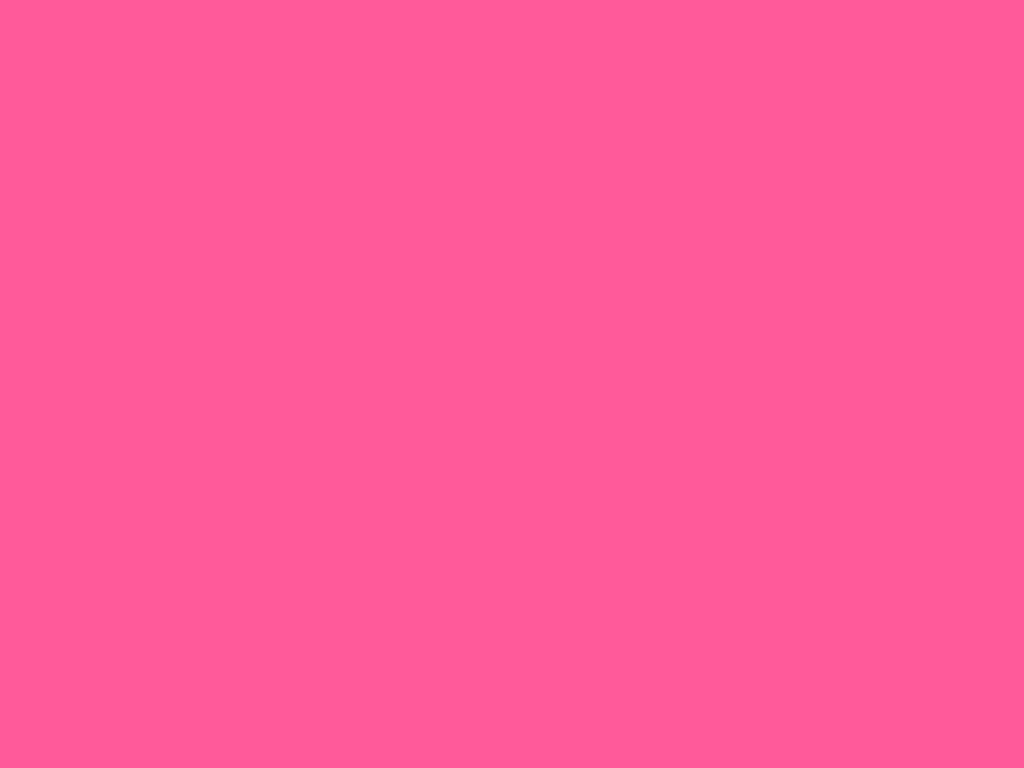
Frame 1 (no input)
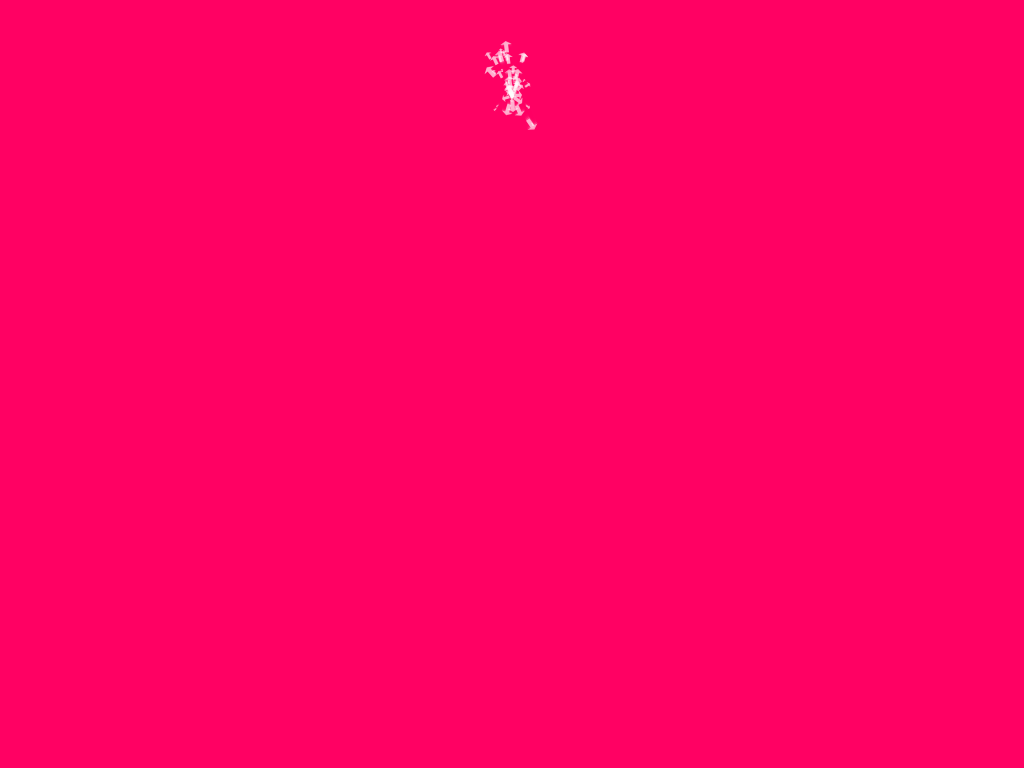
Frame 60 (no input)
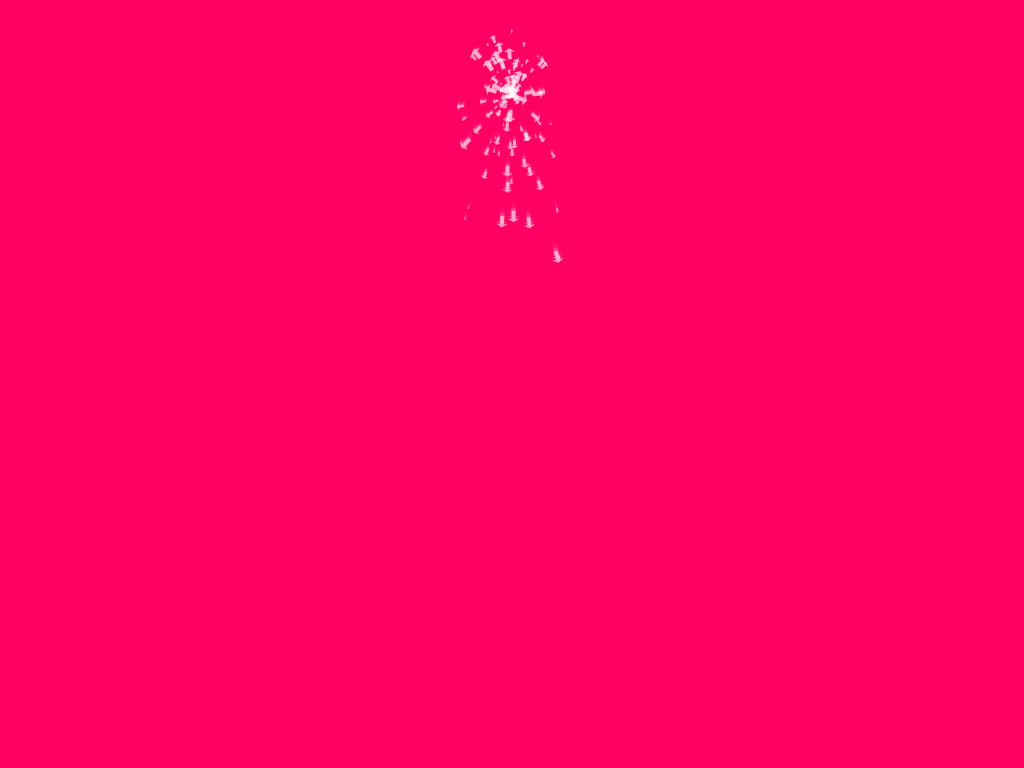
Frame 120 (the mouse pressed at the canvas centre since frame 60)

The p5.js sketch that drew these frames (run headless with seeded random() and noise() and a simulated clock; from frame 60 on, the mouse is pressed at the canvas centre):

// p5.js sketch
// ── sketch.js
// Ira Greenberg
// Nature & Code
// Center of Creative Computation | SMU
// August 18, 2021

// Description:
// Simple particle system utilizing
// an image particle with
// orientation based on its
// movement vector.

// Note:
// Image removed due to P2D incompatibility
// with newer versions of Java (16). Arrow
// drawn with vertex() calls

// Step 07 - P5.js



const gravity = .03; // global environmental variable
let emitter;

function setup() {
  createCanvas(1024, 768);
  emitter = new Emitter(10000, createVector(2, 12), 
      createVector(width / 2, height / 8), createVector(.5, 2), 4);
}

function draw() {
    // fading background for some sizzzle
    fill(255, 0, 100, 165);
    rect(-1, -1, width + 2, height + 2);
    emitter.run();
}
   
// ── ArrowParticle.js
// Creates centered drawn 
// unit arrow particle



class ArrowParticle {


  ArrowParticle() {
  }

  constructor(P) {
  }

  create() {
    noStroke();
    fill(255, 150);
    beginShape();
    vertex(-.5, -.175); 
    vertex(.2, -.175);
    vertex(.2, -.5);
    vertex(.5, 0);
    vertex(.2, .5);
    vertex(.2, .175);
    vertex(-.5, .175);
    endShape(CLOSE);
  }
}

// ── Emitter.js
class Emitter {

  // let partCount;
  // let partDimRange; //P5.Vector
  // let emitterPos; //P5.Vector
  // let emitterForce; //P5.Vector
  // let emissionRate;

  //internals
  // P5.Vector arrays
  dim = [];
  pos = [];
  spd = []

  //ArrowParticle 
  ap;
  partEmissionCount = 0.0; // cast to float

  constructor(partCount, partDimRange, emitterPos,
    emitterForce, emissionRate) {
    this.partCount = partCount;
    this.partDimRange = partDimRange;
    this.emitterPos = emitterPos;
    this.emitterForce = emitterForce;
    this.emissionRate = emissionRate;

    // //initialize and populate parallel arrays
    // dim = new PVector[this.partCount];
    // pos = new PVector[this.partCount];
    // spd = new PVector[this.partCount];
    // note: arrays in JavaScript are dynamiclaly filled
    // no need to pre allocate memory
    for (let i = 0; i < this.partCount; i++) {
      let d = random(this.partDimRange.x, this.partDimRange.y);
      this.dim[i] = createVector(d, d);
      this.pos[i] = createVector(this.emitterPos.x, this.emitterPos.y);
      this.spd[i] = createVector(random(-this.emitterForce.x,
        this.emitterForce.x),
        random(-this.emitterForce.y));
    }
    this.ap = new ArrowParticle();
  }

  run() {
    // let v = createVector(0, 0);
    // print(v.x);
    for (let j=0; j<this.partEmissionCount; j+=this.emissionRate) {
      let i = parseInt(j); // explicit conversion
      push();
      translate(this.pos[i].x, this.pos[i].y);
      scale(this.dim[i].x, this.dim[i].y);
      rotate(atan2(this.pos[i].y-this.emitterPos.y, this.pos[i].x-this.emitterPos.x));
      this.ap.create();
      pop();
      this.spd[i].y += gravity; // gravity is global, for better or worse
      this.pos[i].add(this.spd[i]);
    }
    // increments for loop sentinel value 
    // enabling independent emission rate
    if (this.partEmissionCount<this.partCount - this.emissionRate) {
      this.partEmissionCount += this.emissionRate;
    }
  }
}
